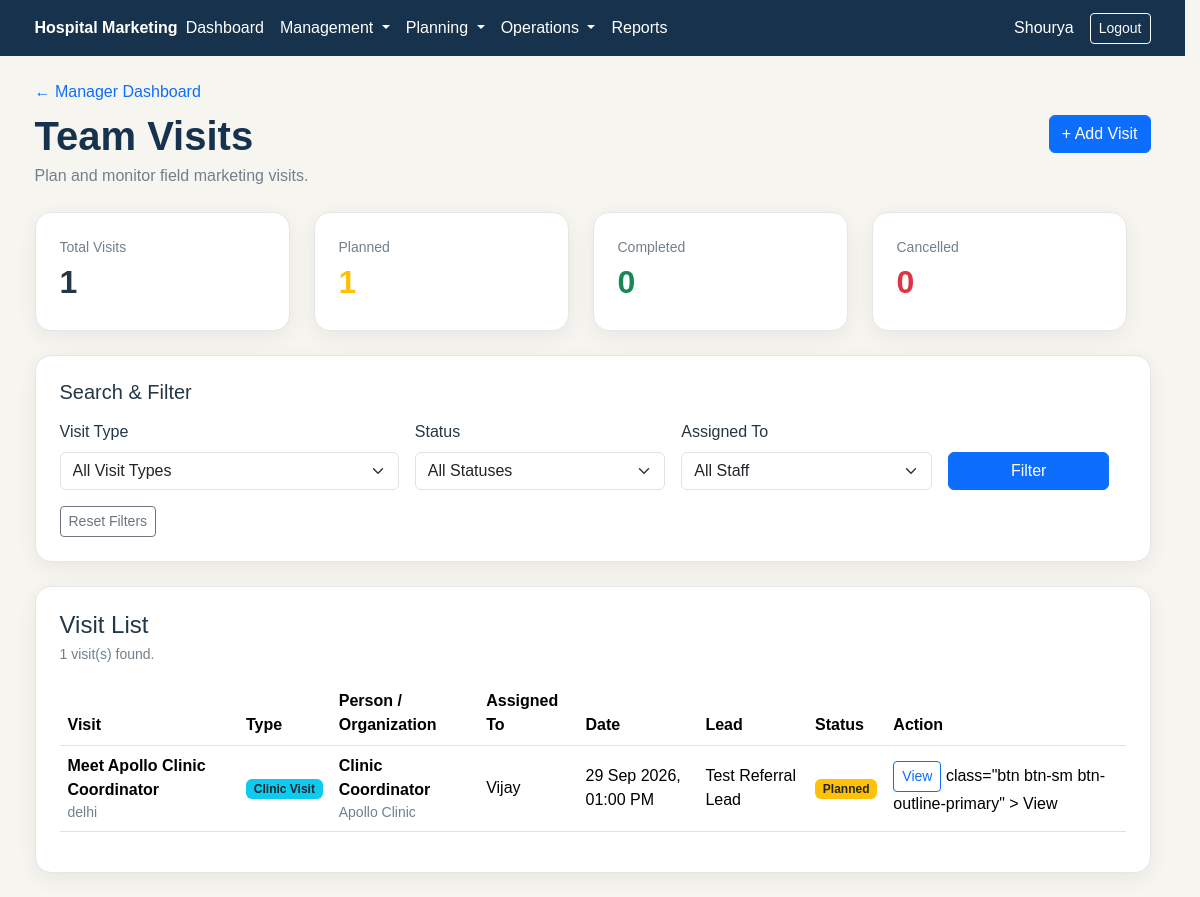
The app's page /manager/visits/index.php (signed in) with its own data.
### tables this page shows
CREATE TABLE `marketing_visits` (
  `id` int(10) UNSIGNED NOT NULL,
  `visit_type` enum('Doctor Visit','Clinic Visit','Corporate Visit','Field Visit') NOT NULL,
  `title` varchar(200) NOT NULL,
  `person_name` varchar(150) DEFAULT NULL,
  `organization_name` varchar(200) DEFAULT NULL,
  `phone` varchar(30) DEFAULT NULL,
  `email` varchar(190) DEFAULT NULL,
  `location` varchar(250) DEFAULT NULL,
  `purpose` text DEFAULT NULL,
  `visit_date` datetime NOT NULL,
  `assigned_to` int(10) UNSIGNED NOT NULL,
  `related_task_id` int(10) UNSIGNED DEFAULT NULL,
  `related_lead_id` int(10) UNSIGNED DEFAULT NULL,
  `status` enum('Planned','Completed','Cancelled') NOT NULL DEFAULT 'Planned',
  `outcome` text DEFAULT NULL,
  `remarks` text DEFAULT NULL,
  `next_action_type` varchar(100) DEFAULT NULL,
  `next_action_at` datetime DEFAULT NULL,
  `created_by` int(10) UNSIGNED NOT NULL,
  `created_at` timestamp NOT NULL DEFAULT current_timestamp(),
  `updated_at` timestamp NOT NULL DEFAULT current_timestamp() ON UPDATE current_timestamp()
);

CREATE TABLE `users` (
  `id` int(10) UNSIGNED NOT NULL,
  `name` varchar(120) NOT NULL,
  `email` varchar(190) NOT NULL,
  `password` varchar(255) NOT NULL,
  `role_id` int(10) UNSIGNED NOT NULL,
  `status` enum('active','inactive') NOT NULL DEFAULT 'active',
  `created_at` timestamp NOT NULL DEFAULT current_timestamp(),
  `updated_at` timestamp NOT NULL DEFAULT current_timestamp() ON UPDATE current_timestamp()
);

CREATE TABLE `leads` (
  `id` int(10) UNSIGNED NOT NULL,
  `name` varchar(150) NOT NULL,
  `phone` varchar(30) NOT NULL,
  `email` varchar(190) DEFAULT NULL,
  `service_interest` varchar(200) DEFAULT NULL,
  `source_id` int(10) UNSIGNED DEFAULT NULL,
  `campaign_id` int(10) UNSIGNED DEFAULT NULL,
  `referral_id` int(10) UNSIGNED DEFAULT NULL,
  `status` varchar(50) NOT NULL DEFAULT 'NEW',
  `priority` enum('Low','Medium','High') NOT NULL DEFAULT 'Medium',
  `assigned_to` int(10) UNSIGNED DEFAULT NULL,
  `next_action_type` varchar(100) DEFAULT NULL,
  `next_action_at` datetime DEFAULT NULL,
  `notes` text DEFAULT NULL,
  `created_by` int(10) UNSIGNED NOT NULL,
  `created_at` timestamp NOT NULL DEFAULT current_timestamp(),
  `updated_at` timestamp NOT NULL DEFAULT current_timestamp() ON UPDATE current_timestamp()
);

### manager/visits/index.php (the view, shortened to what this page needs)
<?php
require_once __DIR__ . '/../../includes/role_check.php';
$sql = "
    SELECT
        mv.id,
        mv.visit_type,
        mv.title,
        mv.person_name,
        mv.organization_name,
        mv.location,
        mv.visit_date,
        mv.status,
        assigned_user.name AS assigned_name,
        l.name AS lead_name,
        t.title AS task_title
    FROM marketing_visits mv
    INNER JOIN users assigned_user
        ON mv.assigned_to = assigned_user.id
    LEFT JOIN leads l
        ON mv.related_lead_id = l.id
    LEFT JOIN tasks t
        ON mv.related_task_id = t.id
    WHERE 1 = 1
";
$params = [];
$sql .= "
    ORDER BY
        mv.visit_date ASC,
        mv.id DESC
";
$stmt = $pdo->prepare($sql);
$stmt->execute($params);
$visits = $stmt->fetchAll();
$summary_stmt = $pdo->query("
    SELECT
        COUNT(*) AS total_visits,
        SUM(
            CASE
                WHEN status = 'Planned'
                THEN 1
                ELSE 0
            END
        ) AS planned_visits,
        SUM(
            CASE
                WHEN status = 'Completed'
                THEN 1
                ELSE 0
            END
        ) AS completed_visits,
        SUM(
            CASE
                WHEN status = 'Cancelled'
                THEN 1
                ELSE 0
            END
        ) AS cancelled_visits
    FROM marketing_visits
");
$summary = $summary_stmt->fetch();
$total_visits =
    (int) ($summary['total_visits'] ?? 0);
$planned_visits =
    (int) ($summary['planned_visits'] ?? 0);
$completed_visits =
    (int) ($summary['completed_visits'] ?? 0);
$cancelled_visits =
    (int) ($summary['cancelled_visits'] ?? 0);
function manager_visit_status_class(
    string $status
): string {
    switch ($status) {
        case 'Planned':
            return 'bg-warning text-dark';
    }
}
function manager_visit_type_class(
    string $type
): string {
    switch ($type) {
        case 'Clinic Visit':
            return 'bg-info text-dark';
    }
}
require_once __DIR__ . '/../../includes/header.php';
?>
<div class="container py-4">
    <div
        class="d-flex flex-wrap justify-content-between align-items-center mb-4"
    >
        <div>
            <div class="mb-2">
                <a
                    href="<?php echo BASE_URL; ?>/manager/dashboard.php"
                    class="text-decoration-none"
                >
                    ← Manager Dashboard
                </a>
            </div>
            <h1 class="hm-page-title mb-1">
                Team Visits
            </h1>
            <p class="hm-muted mb-0">
                Plan and monitor field marketing visits.
            </p>
        </div>
        <div class="mt-3 mt-md-0">
            <a
                href="<?php echo BASE_URL; ?>/manager/visits/add.php"
                class="btn btn-primary"
            >
                + Add Visit
            </a>
        </div>
    </div>
    <div class="row g-4 mb-4">
        <div class="col-6 col-md-3">
            <div class="hm-card p-4 h-100">
                <div class="hm-muted small">
                    Total Visits
                </div>
                <div class="fs-2 fw-bold">
                    <?php echo $total_visits; ?>
                </div>
            </div>
        </div>
        <div class="col-6 col-md-3">
            <div class="hm-card p-4 h-100">
                <div class="hm-muted small">
                    Planned
                </div>
                <div class="fs-2 fw-bold text-warning">
                    <?php echo $planned_visits; ?>
                </div>
            </div>
        </div>
        <div class="col-6 col-md-3">
            <div class="hm-card p-4 h-100">
                <div class="hm-muted small">
                    Completed
                </div>
                <div class="fs-2 fw-bold text-success">
                    <?php echo $completed_visits; ?>
                </div>
            </div>
        </div>
        <div class="col-6 col-md-3">
            <div class="hm-card p-4 h-100">
                <div class="hm-muted small">
                    Cancelled
                </div>
                <div class="fs-2 fw-bold text-danger">
                    <?php echo $cancelled_visits; ?>
                </div>
            </div>
        </div>
    </div>
    <div class="hm-card p-4 mb-4">
        <h5 class="mb-3">
            Search & Filter
        </h5>
        <form method="GET">
            <div class="row g-3 align-items-end">
                <div class="col-md-4">
                    <label class="form-label">
                        Visit Type
                    </label>
                    <select
                        name="visit_type"
                        class="form-select"
                    >
                        <option value="">
                            All Visit Types
                        </option>
                    </select>
                </div>
                <div class="col-md-3">
                    <label class="form-label">
                        Status
                    </label>
                    <select
                        name="status"
                        class="form-select"
                    >
                        <option value="">
                            All Statuses
                        </option>
                    </select>
                </div>
                <div class="col-md-3">
                    <label class="form-label">
                        Assigned To
                    </label>
                    <select
                        name="assigned_to"
                        class="form-select"
                    >
                        <option value="">
                            All Staff
                        </option>
                    </select>
                </div>
                <div class="col-md-2">
                    <button
                        type="submit"
                        class="btn btn-primary w-100"
                    >
                        Filter
                    </button>
                </div>
            </div>
            <div class="mt-3">
                <a
                    href="<?php echo BASE_URL; ?>/manager/visits/index.php"
                    class="btn btn-outline-secondary btn-sm"
                >
                    Reset Filters
                </a>
            </div>
        </form>
    </div>
    <div class="hm-card p-4">
        <div class="mb-3">
            <h4 class="mb-1">
                Visit List
            </h4>
            <div class="hm-muted small">
                <?php echo count($visits); ?>
                visit(s) found.
            </div>
        </div>
        <?php if (!empty($visits)): ?>
            <div class="table-responsive">
                <table class="table table-hover align-middle">
                    <thead>
                        <tr>
                            <th>
                                Visit
                            </th>
                            <th>
                                Type
                            </th>
                            <th>
                                Person / Organization
                            </th>
                            <th>
                                Assigned To
                            </th>
                            <th>
                                Date
                            </th>
                            <th>
                                Lead
                            </th>
                            <th>
                                Status
                            </th>
                            <th>
                                Action
                            </th>
                        </tr>
                    </thead>
                    <tbody>
                    <?php foreach ($visits as $visit): ?>
                        <tr>
                            <td>
                                <div class="fw-semibold">
                                    <?php
                                    echo htmlspecialchars(
                                        $visit['title']
                                    );
                                    ?>
                                </div>
                                <?php if (
                                    !empty(
                                        $visit['location']
                                    )
                                ): ?>
                                    <div class="small hm-muted">
                                        <?php
                                        echo htmlspecialchars(
                                            $visit['location']
                                        );
                                        ?>
                                    </div>
                                <?php endif; ?>
                            </td>
                            <td>
                                <span
                                    class="badge <?php
                                    echo manager_visit_type_class(
                                        $visit['visit_type']
                                    );
                                    ?>"
                                >
                                    <?php
                                    echo htmlspecialchars(
                                        $visit['visit_type']
                                    );
                                    ?>
                                </span>
                            </td>
                            <td>
                                <?php if (
                                    !empty(
                                        $visit['person_name']
                                    )
                                ): ?>
                                    <div class="fw-semibold">
                                        <?php
                                        echo htmlspecialchars(
                                            $visit['person_name']
                                        );
                                        ?>
                                    </div>
                                <?php endif; ?>
                                <?php if (
                                    !empty(
                                        $visit['organization_name']
                                    )
                                ): ?>
                                    <div class="small hm-muted">
                                        <?php
                                        echo htmlspecialchars(
                                            $visit['organization_name']
                                        );
                                        ?>
                                    </div>
                                <?php endif; ?>
                            </td>
                            <td>
                                <?php
                                echo htmlspecialchars(
                                    $visit['assigned_name']
                                );
                                ?>
                            </td>
                            <td>
                                <?php
                                echo date(
                                    'd M Y, h:i A',
                                    strtotime(
                                        $visit['visit_date']
                                    )
                                );
                                ?>
                            </td>
                            <td>
                                <?php if (
                                    !empty(
                                        $visit['lead_name']
                                    )
                                ): ?>
                                    <?php
                                    echo htmlspecialchars(
                                        $visit['lead_name']
                                    );
                                    ?>
                                <?php else: ?>
                                    <span class="hm-muted">
                                        No Lead
                                    </span>
                                <?php endif; ?>
                            </td>
                            <td>
                                <span
                                    class="badge <?php
                                    echo manager_visit_status_class(
                                        $visit['status']
                                    );
                                    ?>"
                                >
                                    <?php
                                    echo htmlspecialchars(
                                        $visit['status']
                                    );
                                    ?>
                                </span>
                            </td>
                            <td>
                                <a
                                    <a
    href="<?php echo BASE_URL; ?>/marketing/visits/view.php?id=<?php echo (int) $visit['id']; ?>"
    class="btn btn-sm btn-outline-primary"
>
    View
</a>
                                    class="btn btn-sm btn-outline-primary"
                                >
                                    View
                            </td>
                        </tr>
                    <?php endforeach; ?>
                    </tbody>
                </table>
            </div>
        <?php endif; ?>
    </div>
</div>
<?php
require_once __DIR__ . '/../../includes/footer.php';
?>

### records on screen
marketing_visits: title "Meet Apollo Clinic Coordinator", location "delhi", visit_type "Clinic Visit", person_name "Clinic Coordinator", organization_name "Apollo Clinic", assigned_to.name "Vijay", visit_date "29 Sep 2026, 01:00 PM", related_lead.name "Test Referral Lead", status "Planned"

### other values on screen
$user['name'] "Shourya"
$total_visits "1"
$planned_visits "1"
$completed_visits "0"
$cancelled_visits "0"
count($visits) "1"
